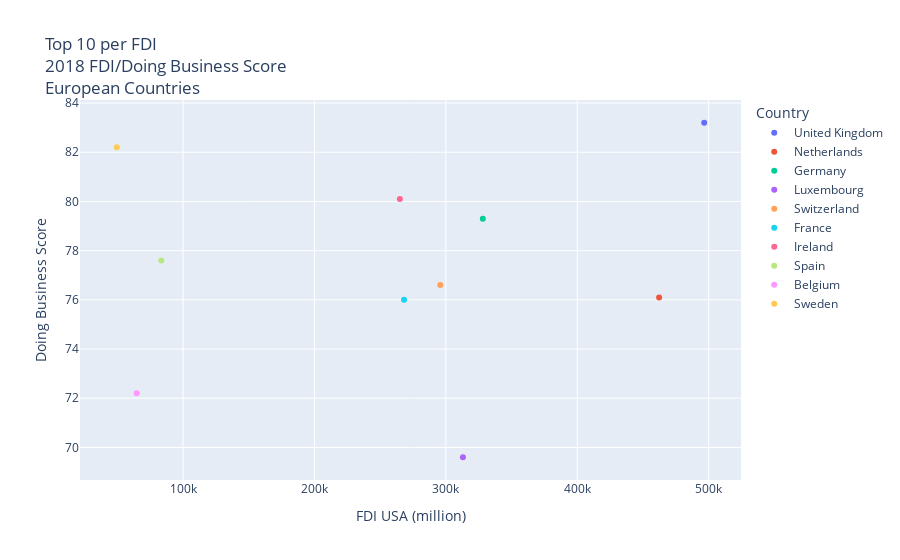

The code cell stored with this chart in its notebook:
### Code cell
# create scatter plot showing relationship between FDI and Doing Business Score for top 10 countries
europe_top_10_fdi_db_scatter = px.scatter(
    europe_top_10_format_name,
    x="FDI USA (million)",
    y="Doing Business Score",
    title="Top 10 per FDI<br>2018 FDI/Doing Business Score<br>European Countries",
    color="Country",
)
europe_top_10_fdi_db_scatter.write_image("europe_top_10_fdi_db_scatter.png")
europe_top_10_fdi_db_scatter

### Figure 1 — Plotly figure (JSON) as saved in the notebook; plotly's stock layout.template omitted (floating-point values rounded to 4 significant figures)
{"data": [{"hovertemplate": "Country=United Kingdom<br>FDI USA (million)=%{x}<br>Doing Business Score=%{y}<extra></extra>", "legendgroup": "United Kingdom", "marker": {"color": "#636efa", "symbol": "circle"}, "mode": "markers", "name": "United Kingdom", "orientation": "v", "showlegend": true, "type": "scatter", "x": [496622], "xaxis": "x", "y": [83.2], "yaxis": "y"}, {"hovertemplate": "Country=Netherlands<br>FDI USA (million)=%{x}<br>Doing Business Score=%{y}<extra></extra>", "legendgroup": "Netherlands", "marker": {"color": "#EF553B", "symbol": "circle"}, "mode": "markers", "name": "Netherlands", "orientation": "v", "showlegend": true, "type": "scatter", "x": [462303], "xaxis": "x", "y": [76.1], "yaxis": "y"}, {"hovertemplate": "Country=Germany<br>FDI USA (million)=%{x}<br>Doing Business Score=%{y}<extra></extra>", "legendgroup": "Germany", "marker": {"color": "#00cc96", "symbol": "circle"}, "mode": "markers", "name": "Germany", "orientation": "v", "showlegend": true, "type": "scatter", "x": [328124], "xaxis": "x", "y": [79.3], "yaxis": "y"}, {"hovertemplate": "Country=Luxembourg<br>FDI USA (million)=%{x}<br>Doing Business Score=%{y}<extra></extra>", "legendgroup": "Luxembourg", "marker": {"color": "#ab63fa", "symbol": "circle"}, "mode": "markers", "name": "Luxembourg", "orientation": "v", "showlegend": true, "type": "scatter", "x": [312976], "xaxis": "x", "y": [69.6], "yaxis": "y"}, {"hovertemplate": "Country=Switzerland<br>FDI USA (million)=%{x}<br>Doing Business Score=%{y}<extra></extra>", "legendgroup": "Switzerland", "marker": {"color": "#FFA15A", "symbol": "circle"}, "mode": "markers", "name": "Switzerland", "orientation": "v", "showlegend": true, "type": "scatter", "x": [295783], "xaxis": "x", "y": [76.6], "yaxis": "y"}, {"hovertemplate": "Country=France<br>FDI USA (million)=%{x}<br>Doing Business Score=%{y}<extra></extra>", "legendgroup": "France", "marker": {"color": "#19d3f3", "symbol": "circle"}, "mode": "markers", "name": "France", "orientation": "v", "showlegend": true, "type": "scatter", "x": [268169], "xaxis": "x", "y": [76], "yaxis": "y"}, {"hovertemplate": "Country=Ireland<br>FDI USA (million)=%{x}<br>Doing Business Score=%{y}<extra></extra>", "legendgroup": "Ireland", "marker": {"color": "#FF6692", "symbol": "circle"}, "mode": "markers", "name": "Ireland", "orientation": "v", "showlegend": true, "type": "scatter", "x": [265004], "xaxis": "x", "y": [80.1], "yaxis": "y"}, {"hovertemplate": "Country=Spain<br>FDI USA (million)=%{x}<br>Doing Business Score=%{y}<extra></extra>", "legendgroup": "Spain", "marker": {"color": "#B6E880", "symbol": "circle"}, "mode": "markers", "name": "Spain", "orientation": "v", "showlegend": true, "type": "scatter", "x": [83379], "xaxis": "x", "y": [77.6], "yaxis": "y"}, {"hovertemplate": "Country=Belgium<br>FDI USA (million)=%{x}<br>Doing Business Score=%{y}<extra></extra>", "legendgroup": "Belgium", "marker": {"color": "#FF97FF", "symbol": "circle"}, "mode": "markers", "name": "Belgium", "orientation": "v", "showlegend": true, "type": "scatter", "x": [64661], "xaxis": "x", "y": [72.2], "yaxis": "y"}, {"hovertemplate": "Country=Sweden<br>FDI USA (million)=%{x}<br>Doing Business Score=%{y}<extra></extra>", "legendgroup": "Sweden", "marker": {"color": "#FECB52", "symbol": "circle"}, "mode": "markers", "name": "Sweden", "orientation": "v", "showlegend": true, "type": "scatter", "x": [49546], "xaxis": "x", "y": [82.2], "yaxis": "y"}], "layout": {"autosize": true, "legend": {"title": {"text": "Country"}, "tracegroupgap": 0}, "title": {"text": "Top 10 per FDI<br>2018 FDI/Doing Business Score<br>European Countries"}, "xaxis": {"anchor": "y", "autorange": true, "domain": [0, 1], "range": [22110.0, 524100.0], "title": {"text": "FDI USA (million)"}, "type": "linear"}, "yaxis": {"anchor": "x", "autorange": true, "domain": [0, 1], "range": [68.6, 84.2], "title": {"text": "Doing Business Score"}, "type": "linear"}}}
